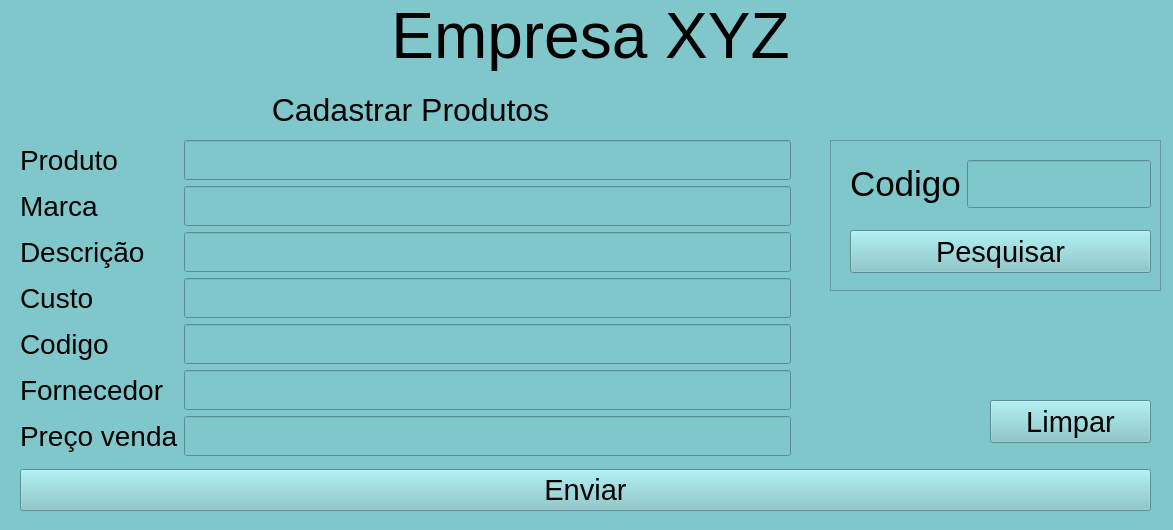
<?xml version="1.0" encoding="UTF-8"?>
<ui version="4.0">
 <class>MainWindow</class>
 <widget class="QMainWindow" name="MainWindow">
  <property name="geometry">
   <rect>
    <x>0</x>
    <y>0</y>
    <width>1173</width>
    <height>530</height>
   </rect>
  </property>
  <property name="minimumSize">
   <size>
    <width>1173</width>
    <height>530</height>
   </size>
  </property>
  <property name="maximumSize">
   <size>
    <width>1173</width>
    <height>530</height>
   </size>
  </property>
  <property name="windowTitle">
   <string>Cadastrar Produtos</string>
  </property>
  <property name="styleSheet">
   <string notr="true">background-color: rgb(128, 199, 203);</string>
  </property>
  <widget class="QWidget" name="centralwidget">
   <widget class="QLabel" name="label">
    <property name="geometry">
     <rect>
      <x>10</x>
      <y>0</y>
      <width>1161</width>
      <height>71</height>
     </rect>
    </property>
    <property name="font">
     <font>
      <pointsize>15</pointsize>
     </font>
    </property>
    <property name="text">
     <string>&lt;html&gt;&lt;head/&gt;&lt;body&gt;&lt;p align=&quot;center&quot;&gt;&lt;span style=&quot; font-size:48pt;&quot;&gt;Empresa XYZ&lt;/span&gt;&lt;/p&gt;&lt;/body&gt;&lt;/html&gt;</string>
    </property>
   </widget>
   <widget class="QWidget" name="horizontalLayoutWidget">
    <property name="geometry">
     <rect>
      <x>20</x>
      <y>460</y>
      <width>1131</width>
      <height>61</height>
     </rect>
    </property>
    <layout class="QHBoxLayout" name="horizontalLayout">
     <item>
      <widget class="QPushButton" name="btn_enviar">
       <property name="font">
        <font>
         <pointsize>22</pointsize>
        </font>
       </property>
       <property name="text">
        <string>Enviar</string>
       </property>
      </widget>
     </item>
    </layout>
   </widget>
   <widget class="QWidget" name="formLayoutWidget">
    <property name="geometry">
     <rect>
      <x>20</x>
      <y>140</y>
      <width>771</width>
      <height>321</height>
     </rect>
    </property>
    <layout class="QFormLayout" name="formLayout">
     <item row="0" column="0">
      <widget class="QLabel" name="label_2">
       <property name="font">
        <font>
         <pointsize>21</pointsize>
        </font>
       </property>
       <property name="text">
        <string>Produto</string>
       </property>
      </widget>
     </item>
     <item row="1" column="0">
      <widget class="QLabel" name="label_3">
       <property name="font">
        <font>
         <pointsize>21</pointsize>
        </font>
       </property>
       <property name="text">
        <string>Marca</string>
       </property>
      </widget>
     </item>
     <item row="1" column="1">
      <widget class="QLineEdit" name="txt_marca">
       <property name="font">
        <font>
         <pointsize>21</pointsize>
        </font>
       </property>
      </widget>
     </item>
     <item row="2" column="0">
      <widget class="QLabel" name="label_4">
       <property name="font">
        <font>
         <pointsize>21</pointsize>
        </font>
       </property>
       <property name="text">
        <string>Descrição</string>
       </property>
      </widget>
     </item>
     <item row="2" column="1">
      <widget class="QLineEdit" name="txt_descricao">
       <property name="font">
        <font>
         <pointsize>21</pointsize>
        </font>
       </property>
      </widget>
     </item>
     <item row="3" column="0">
      <widget class="QLabel" name="label_5">
       <property name="font">
        <font>
         <pointsize>21</pointsize>
        </font>
       </property>
       <property name="text">
        <string>Custo</string>
       </property>
      </widget>
     </item>
     <item row="3" column="1">
      <widget class="QLineEdit" name="txt_custo">
       <property name="font">
        <font>
         <pointsize>21</pointsize>
        </font>
       </property>
      </widget>
     </item>
     <item row="4" column="0">
      <widget class="QLabel" name="label_6">
       <property name="font">
        <font>
         <pointsize>21</pointsize>
        </font>
       </property>
       <property name="text">
        <string>Codigo</string>
       </property>
      </widget>
     </item>
     <item row="4" column="1">
      <widget class="QLineEdit" name="txt_codigo">
       <property name="font">
        <font>
         <pointsize>21</pointsize>
        </font>
       </property>
      </widget>
     </item>
     <item row="5" column="0">
      <widget class="QLabel" name="label_7">
       <property name="font">
        <font>
         <pointsize>21</pointsize>
        </font>
       </property>
       <property name="text">
        <string>Fornecedor</string>
       </property>
      </widget>
     </item>
     <item row="5" column="1">
      <widget class="QLineEdit" name="txt_fornecedor">
       <property name="font">
        <font>
         <pointsize>21</pointsize>
        </font>
       </property>
      </widget>
     </item>
     <item row="6" column="0">
      <widget class="QLabel" name="label_8">
       <property name="font">
        <font>
         <pointsize>21</pointsize>
        </font>
       </property>
       <property name="text">
        <string>Preço venda</string>
       </property>
      </widget>
     </item>
     <item row="6" column="1">
      <widget class="QLineEdit" name="txt_preco">
       <property name="font">
        <font>
         <pointsize>21</pointsize>
        </font>
       </property>
      </widget>
     </item>
     <item row="0" column="1">
      <widget class="QLineEdit" name="txt_produto">
       <property name="font">
        <font>
         <pointsize>21</pointsize>
        </font>
       </property>
      </widget>
     </item>
    </layout>
   </widget>
   <widget class="QFrame" name="frame">
    <property name="geometry">
     <rect>
      <x>830</x>
      <y>140</y>
      <width>331</width>
      <height>151</height>
     </rect>
    </property>
    <property name="frameShape">
     <enum>QFrame::StyledPanel</enum>
    </property>
    <property name="frameShadow">
     <enum>QFrame::Raised</enum>
    </property>
    <widget class="QWidget" name="formLayoutWidget_2">
     <property name="geometry">
      <rect>
       <x>20</x>
       <y>20</y>
       <width>301</width>
       <height>50</height>
      </rect>
     </property>
     <layout class="QFormLayout" name="formLayout_2">
      <item row="0" column="0">
       <widget class="QLabel" name="label_9">
        <property name="font">
         <font>
          <pointsize>26</pointsize>
         </font>
        </property>
        <property name="text">
         <string>Codigo</string>
        </property>
       </widget>
      </item>
      <item row="0" column="1">
       <widget class="QLineEdit" name="txt_pesquisar">
        <property name="font">
         <font>
          <pointsize>26</pointsize>
         </font>
        </property>
       </widget>
      </item>
     </layout>
    </widget>
    <widget class="QPushButton" name="btn_pesquisar">
     <property name="geometry">
      <rect>
       <x>20</x>
       <y>90</y>
       <width>301</width>
       <height>43</height>
      </rect>
     </property>
     <property name="font">
      <font>
       <pointsize>22</pointsize>
      </font>
     </property>
     <property name="text">
      <string>Pesquisar</string>
     </property>
    </widget>
   </widget>
   <widget class="QLabel" name="label_11">
    <property name="geometry">
     <rect>
      <x>30</x>
      <y>90</y>
      <width>761</width>
      <height>41</height>
     </rect>
    </property>
    <property name="text">
     <string>&lt;html&gt;&lt;head/&gt;&lt;body&gt;&lt;p align=&quot;center&quot;&gt;&lt;span style=&quot; font-size:24pt;&quot;&gt;Cadastrar Produtos&lt;/span&gt;&lt;/p&gt;&lt;/body&gt;&lt;/html&gt;</string>
    </property>
   </widget>
   <widget class="QPushButton" name="btn_limpar">
    <property name="geometry">
     <rect>
      <x>990</x>
      <y>400</y>
      <width>161</width>
      <height>43</height>
     </rect>
    </property>
    <property name="font">
     <font>
      <pointsize>22</pointsize>
     </font>
    </property>
    <property name="text">
     <string>Limpar</string>
    </property>
   </widget>
  </widget>
 </widget>
 <tabstops>
  <tabstop>txt_produto</tabstop>
  <tabstop>txt_marca</tabstop>
  <tabstop>txt_descricao</tabstop>
  <tabstop>txt_custo</tabstop>
  <tabstop>txt_codigo</tabstop>
  <tabstop>txt_fornecedor</tabstop>
  <tabstop>txt_preco</tabstop>
  <tabstop>btn_enviar</tabstop>
  <tabstop>txt_pesquisar</tabstop>
  <tabstop>btn_pesquisar</tabstop>
  <tabstop>btn_limpar</tabstop>
 </tabstops>
 <resources/>
 <connections>
  <connection>
   <sender>btn_limpar</sender>
   <signal>clicked(bool)</signal>
   <receiver>txt_preco</receiver>
   <slot>clear()</slot>
   <hints>
    <hint type="sourcelabel">
     <x>1016</x>
     <y>415</y>
    </hint>
    <hint type="destinationlabel">
     <x>695</x>
     <y>439</y>
    </hint>
   </hints>
  </connection>
  <connection>
   <sender>btn_limpar</sender>
   <signal>clicked(bool)</signal>
   <receiver>txt_fornecedor</receiver>
   <slot>clear()</slot>
   <hints>
    <hint type="sourcelabel">
     <x>1032</x>
     <y>432</y>
    </hint>
    <hint type="destinationlabel">
     <x>705</x>
     <y>380</y>
    </hint>
   </hints>
  </connection>
  <connection>
   <sender>btn_limpar</sender>
   <signal>clicked(bool)</signal>
   <receiver>txt_codigo</receiver>
   <slot>clear()</slot>
   <hints>
    <hint type="sourcelabel">
     <x>1009</x>
     <y>427</y>
    </hint>
    <hint type="destinationlabel">
     <x>782</x>
     <y>341</y>
    </hint>
   </hints>
  </connection>
  <connection>
   <sender>btn_limpar</sender>
   <signal>clicked(bool)</signal>
   <receiver>txt_custo</receiver>
   <slot>clear()</slot>
   <hints>
    <hint type="sourcelabel">
     <x>1000</x>
     <y>429</y>
    </hint>
    <hint type="destinationlabel">
     <x>763</x>
     <y>300</y>
    </hint>
   </hints>
  </connection>
  <connection>
   <sender>btn_limpar</sender>
   <signal>clicked(bool)</signal>
   <receiver>txt_descricao</receiver>
   <slot>clear()</slot>
   <hints>
    <hint type="sourcelabel">
     <x>990</x>
     <y>400</y>
    </hint>
    <hint type="destinationlabel">
     <x>758</x>
     <y>258</y>
    </hint>
   </hints>
  </connection>
  <connection>
   <sender>btn_limpar</sender>
   <signal>clicked(bool)</signal>
   <receiver>txt_marca</receiver>
   <slot>clear()</slot>
   <hints>
    <hint type="sourcelabel">
     <x>1027</x>
     <y>424</y>
    </hint>
    <hint type="destinationlabel">
     <x>764</x>
     <y>213</y>
    </hint>
   </hints>
  </connection>
  <connection>
   <sender>btn_limpar</sender>
   <signal>clicked(bool)</signal>
   <receiver>txt_produto</receiver>
   <slot>clear()</slot>
   <hints>
    <hint type="sourcelabel">
     <x>1061</x>
     <y>423</y>
    </hint>
    <hint type="destinationlabel">
     <x>726</x>
     <y>157</y>
    </hint>
   </hints>
  </connection>
 </connections>
</ui>
